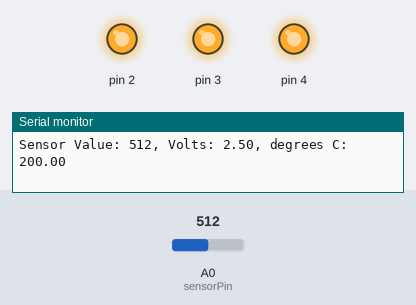
This sketch was run on a simulated Arduino Uno, built with avr-gcc and run on an emulated ATmega328P. Shown: output pins drawn as LEDs (lit = HIGH), the last lines printed to the serial monitor. Inputs (shaded band) come from the test bench; at power-on: A0 (sensorPin) = 512.

Above: at 1.2 s.
1.3 s: A0 (sensorPin) set to 161
4.3 s: A0 (sensorPin) set to 153
At 5.2 s:
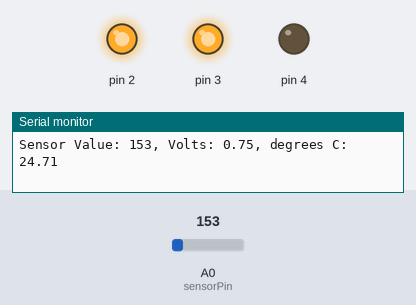
5.8 s: A0 (sensorPin) set to 122
At 6.6 s:
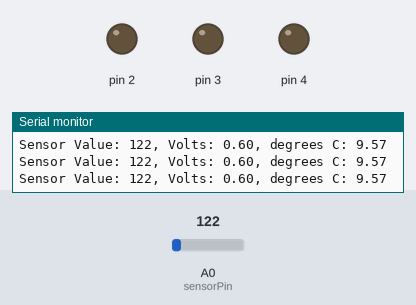
7.3 s: A0 (sensorPin) set to 1023
At 8.2 s:
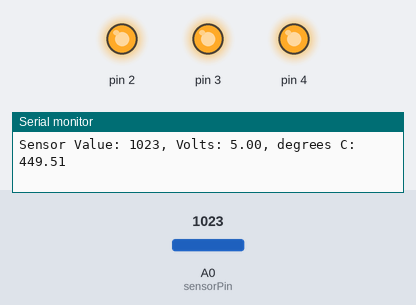
8.8 s: A0 (sensorPin) set to 0
At 9.8 s:
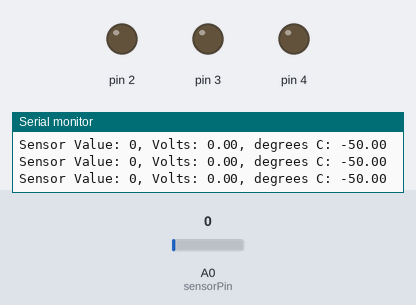
Timing chart, 0 to 11.3 s (numbered marks = the images above; inputs shaded):
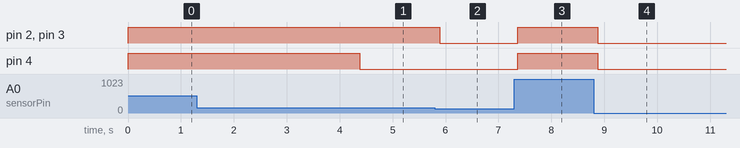

The sketch:

Love-o-meter.ino
```cpp
const int sensorPin = A0;
const float baselineTemp = 22.0;

void setup() {
  Serial.begin(9600); // open serial port
  for(int pinNumber = 2; pinNumber < 5; pinNumber ++) {
    pinMode(pinNumber, OUTPUT);
    digitalWrite(pinNumber, LOW);
    }
}

void loop() {
  int sensorVal = analogRead(sensorPin);
  Serial.print("Sensor Value: ");
  Serial.print(sensorVal);
  // convert the ADC reading to voltage
  float voltage = (sensorVal/1024.0) * 5.0;
  Serial.print(", Volts: ");
  Serial.print(voltage);
  Serial.print(", degrees C: ");
  // convert the voltage to temperature in degrees
  float temperature = (voltage - .5) * 100;
  Serial.println(temperature);

  // create if statements to determine how many LEDs are lit up

  if(temperature < baselineTemp) {
    digitalWrite(2, LOW);
    digitalWrite(3, LOW);
    digitalWrite(4, LOW);
  } else if(temperature >= baselineTemp+1 && temperature < baselineTemp+2) {
    digitalWrite(2, HIGH);
    digitalWrite(3, LOW);
    digitalWrite(4, LOW);
  } else if(temperature >= baselineTemp+2 && temperature < baselineTemp +3) {
    digitalWrite(2, HIGH);
    digitalWrite(3, HIGH);
    digitalWrite(4, LOW);
  } else if(temperature >= baselineTemp+3) {
    digitalWrite(2, HIGH);
    digitalWrite(3, HIGH);
    digitalWrite(4, HIGH);
  }
  delay(1);
}
```

Measured:
- the behaviour switches between 154 and 153 on A0 (sensorPin) (found by bisection; images 0 and 1)
- after the input at 4.3 s, pin 4: HIGH → LOW after 0.08 s
- after the input at 5.8 s, pin 2, pin 3: HIGH → LOW after 0.09 s
- after the input at 7.3 s, pin 2–4: LOW → HIGH after 0.07 s
- after the input at 8.8 s, pin 2–4: HIGH → LOW after 0.08 s
